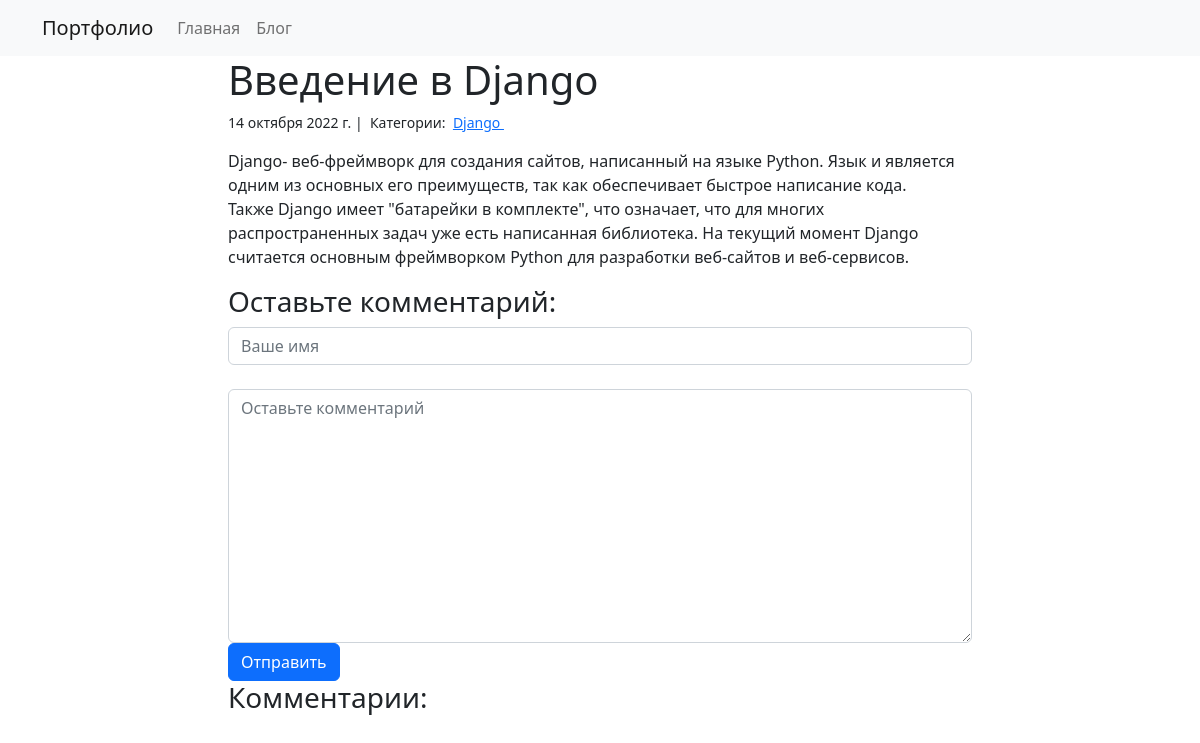
Page /blog/1/ on the committed database.
### blog/models.py (models this page shows)
class Post(models.Model):
    title = models.CharField(max_length=255)
    body = models.TextField()
    created_on = models.DateTimeField(auto_now_add=True)
    last_modified = models.DateTimeField(auto_now=True)
    categories = models.ManyToManyField('Category', related_name='posts')

class Category(models.Model):
    name = models.CharField(max_length=20)

### blog/views.py (the view, shortened to what this page needs)
# urls.py: path("<int:pk>/", views.blog_detail, name="blog_detail"),
def blog_detail(request, pk):
    post=Post.objects.get(pk=pk)
    form=CommentForm()
    comments=Comment.objects.filter(post=post)
    context={
        "post": post,
        "comments": comments,
        "form": form
    }
    return render(request, "blog_detail.html", context)

### blog/form.py
class CommentForm(forms.Form):
    author=forms.CharField(
        max_length=60,
        widget=forms.TimeInput(attrs={
            "class": "form-control",
            "placeholder": "Ваше имя"
        })
    )
    body= forms.CharField(widget=forms.Textarea(
        attrs={
            "class": "form-control",
            "placeholder": "Оставьте комментарий"
        })
    )

### blog/templates/blog_detail.html (shortened to what this page needs)
{% extends "Base.html" %}
{% block page_content %}
<div class="col-md-8 offset-md-2">
  <h1>{{ post.title }}</h1>
  <small>
      {{ post.created_on.date }} |&nbsp;
      Категории:&nbsp;
      {% for category in post.categories.all %}
      <a href="{% url 'blog_category' category.name %}">
          {{ category.name }}
      </a>&nbsp;
      {% endfor %}
  </small>
  <p>{{ post.body | linebreaks }}</p>
  <h3>Оставьте комментарий:</h3>
  <from action="/blog/{{ post.pk }}/" method="post">
      <div class="form-group">
          {{ form.author }}<br>
      </div>
      <div class="form-group">
          {{ form.body }}
      </div>
      <button type="submit" class="btn btn-primary">Отправить</button>
    </from>
    <h3>Комментарии:</h3>
</div>
{% endblock %}

### project/templates/Base.html (shortened to what this page needs)
 <link rel="stylesheet" href="https://cdn.jsdelivr.net/npm/bootstrap@5.2.2/dist/css/bootstrap.min.css">
<nav class="navbar navbar-expand-lg navbar-light bg-light">
    <div class="container">
        <a class="navbar-brand" href="{% url 'project_index' %}">Портфолио</a>
        <div class="collapse navbar-collapse" id="navbarSupportedContent">
          <ul class="navbar-nav mr-auto">
            <li class="nav-item active">
              <a class="nav-link" href="{% url 'project_index' %}">Главная</a>
            </li>
            <li class="nav-item active">
                <a class="nav-link" href="{% url 'blog_index' %}">Блог</a>
            </li>
          </ul>
        </div>
    </div>
</nav>
<div class="container">
    {% block page_content %}{% endblock %}
</div>

### rows in the picture
Post: title "Введение в Django", created_on "14 октября 2022 г.", body "Django- веб-фреймворк для создания сайтов, написанный на языке Python. Язык и является одним из основных его преимуществ, так как обеспечивает быстрое написание кода. Также Django имеет \"батарейки в комплекте\", что означает, что для многих распространенных задач уже есть написанная библиотека. На текущий момент Django считается основным фреймворком Python для разработки веб-сайтов и веб-сервисов."
Category: name "Django"
